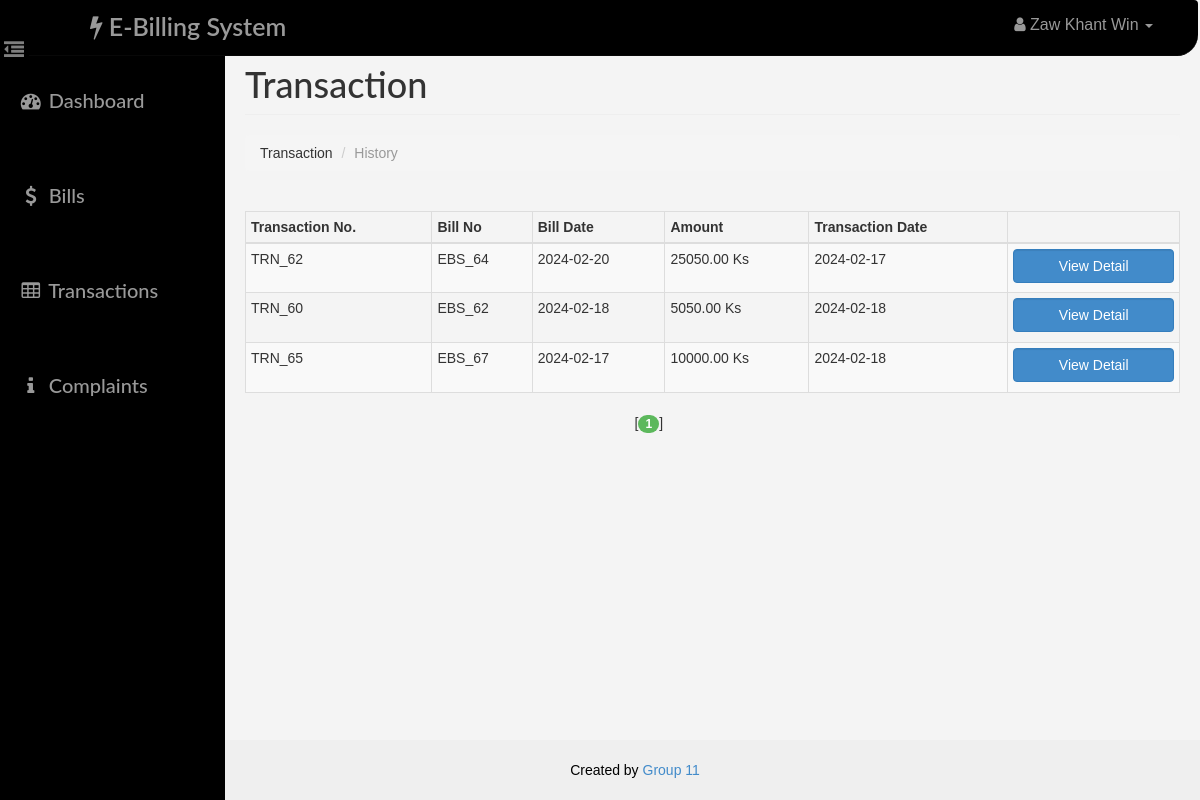
The app's page /user/transaction.php (signed in) with its own data.
### tables this page shows
CREATE TABLE `transaction` (
  `id` int(14) NOT NULL AUTO_INCREMENT,
  `bid` int(14) NOT NULL,
  `payable` decimal(10,2) NOT NULL,
  `pdate` date DEFAULT NULL,
  `status` varchar(10) NOT NULL,
  PRIMARY KEY (`id`),
  KEY `bid` (`bid`),
  CONSTRAINT `transaction_ibfk_1` FOREIGN KEY (`bid`) REFERENCES `bill` (`id`) ON DELETE CASCADE ON UPDATE CASCADE
);

CREATE TABLE `bill` (
  `id` int(14) NOT NULL AUTO_INCREMENT,
  `aid` int(14) NOT NULL,
  `uid` int(14) NOT NULL,
  `previous_unit` int(10) unsigned NOT NULL,
  `current_unit` int(10) unsigned NOT NULL,
  `units` int(10) NOT NULL,
  `amount` decimal(10,2) NOT NULL,
  `status` varchar(10) NOT NULL,
  `bdate` date NOT NULL,
  `ddate` date NOT NULL,
  PRIMARY KEY (`id`),
  KEY `aid` (`aid`),
  KEY `uid` (`uid`),
  CONSTRAINT `bill_ibfk_1` FOREIGN KEY (`aid`) REFERENCES `admin` (`id`) ON DELETE CASCADE ON UPDATE CASCADE,
  CONSTRAINT `bill_ibfk_2` FOREIGN KEY (`uid`) REFERENCES `user` (`id`) ON DELETE CASCADE ON UPDATE CASCADE
);

### user/paging1.php (called while the page is built, shortened)
<?php
    $rowsperpage = 5;
    if (isset($_GET['currentpage']) && is_numeric($_GET['currentpage'])) {
       $currentpage = (int) $_GET['currentpage'];
    } else {
       $currentpage = 1;
    }
    $offset = ($currentpage - 1) * $rowsperpage;
 ?>

### Includes/user.php (called while the page is built, shortened)
<?php
    function retrieve_transaction_history($id,$offset, $rowsperpage) {
        global $con;
        $query  = "SELECT transaction.id AS id ,bid, bill.bdate AS bdate, transaction.pdate AS pdate, transaction.payable AS payable, ";
        $query .= " bill.amount AS amount ,transaction.payable-bill.amount AS dues ";
        $query .= "FROM bill , transaction ";
        $query .= "WHERE transaction.bid=bill.id AND bill.uid={$id} AND transaction.status!='PENDING'";
        $query .= "ORDER BY bill.ddate desc ";
        $query .= "LIMIT {$offset}, {$rowsperpage} ";
        $result = mysqli_query($con,$query);
        return $result;
    }
 ?>

### user/transaction.php (the view, shortened to what this page needs)
<?php
    require_once('head_html.php');
    require_once('../Includes/session.php');
    require_once('../Includes/user.php');
?>
<body>
    <div id="wrapper">
       <?php
            require_once("nav.php");
            require_once("sidebar.php");
        ?>
        <div id="page-content-wrapper">
            <div class="container-fluid">
                <div class="row">
                    <div class="col-lg-12">
                        <h1 class="page-header">
                            Transaction
                        </h1>
                        <ol class="breadcrumb">
                          <li>Transaction</li>
                          <li class="active">History</li>
                        </ol>
                        <div class="table-responsive">
                            <table class="table table-hover table-striped table-bordered table-condensed">
                                <thead>
                                    <tr>
                                        <th>Transaction No.</th>
                                        <th>Bill No</th>
                                        <th>Bill Date</th>
                                        <th>Amount</th>
                                        <th>Transaction Date</th>
                                        <th></th>
                                    </tr>
                                </thead>
                                <tbody>
                                    <?php
                                    include("paging1.php");
                                    $result = retrieve_transaction_history($_SESSION['uid'],$offset, $rowsperpage);
                                    while($row = mysqli_fetch_assoc($result)){
                                    ?>
                                        <tr>
                                            <td>
                                                <?php
                                                    if($row['pdate']!=NULL) echo 'TRN_'.$row['id'] ;
                                                    else echo "-";
                                                 ?>
                                            </td>
                                            <td height="50">EBS_<?php echo $row['bid'];
                                            $sqlrate="SELECT * FROM unitsrate";
                                            $resrate=mysqli_query($con, $sqlrate);
                                            $raterow=mysqli_fetch_assoc($resrate);?></td>
                                            <td height="50"><?php echo $row['bdate'] ?></td>
                                            <td><?php echo $row['amount'].' Ks' ?></td>
                                            <td>
                                                <?php
                                                    if($row['pdate']!=NULL) echo $row['pdate'];
                                                    else echo "TRANSACTION PENDING";
                                                ?>
                                            </td>
                                            <td><button class="btn btn-primary form-control" data-toggle="modal"  data-target="#View_<?= $row['id']?>">View Detail</button>
                                                                        </tr>
                                                                    </table>
                                                                    </div>
                                                                </div>
                                                            </div>
                                                        </div>
                                                    </div>
                                    <?php } ?>
                            <?php include("paging2.php");  ?>
    <?php
    require_once("footer.php");
    ?>
</body>
</html>

### assets/css/dash_user.css (style rules this page uses)
body, html { width: 100%; height: 100%; }
body, h1, h2, h3, h4, h5, h6 { font-family: "Lato","Helvetica Neue",Helvetica,Arial,sans-serif; font-weight: 500; }
#wrapper { padding-left: 10px; padding-top: 5px; -webkit-transition: all 0.5s ease; -moz-transition: all 0.5s ease; -o-transition: all 0.5s ease; transition: all 0.5s ease; }
#page-content-wrapper { width: 100%; padding: 15px; min-height:580px; }
@media (min-width:768px) { #wrapper { padding-left: 225px; } }
@media (min-width:768px) { #page-content-wrapper { padding: 20px; } }
.table-responsive { padding-top: 20px; padding-bottom: 20px; }

### user/transaction.php (style rules this page uses)
body { font-family: Arial, sans-serif; background-color: #f4f4f4; }

### records on screen
transaction: id "62", bid "64", bid.bdate "2024-02-20", bid.amount "25050.00", pdate "2024-02-17"
transaction: id "60", bid "62", bid.bdate "2024-02-18", bid.amount "5050.00", pdate "2024-02-18"
transaction: id "65", bid "67", bid.bdate "2024-02-17", bid.amount "10000.00", pdate "2024-02-18"

### other values on screen
$user "Zaw Khant Win"
